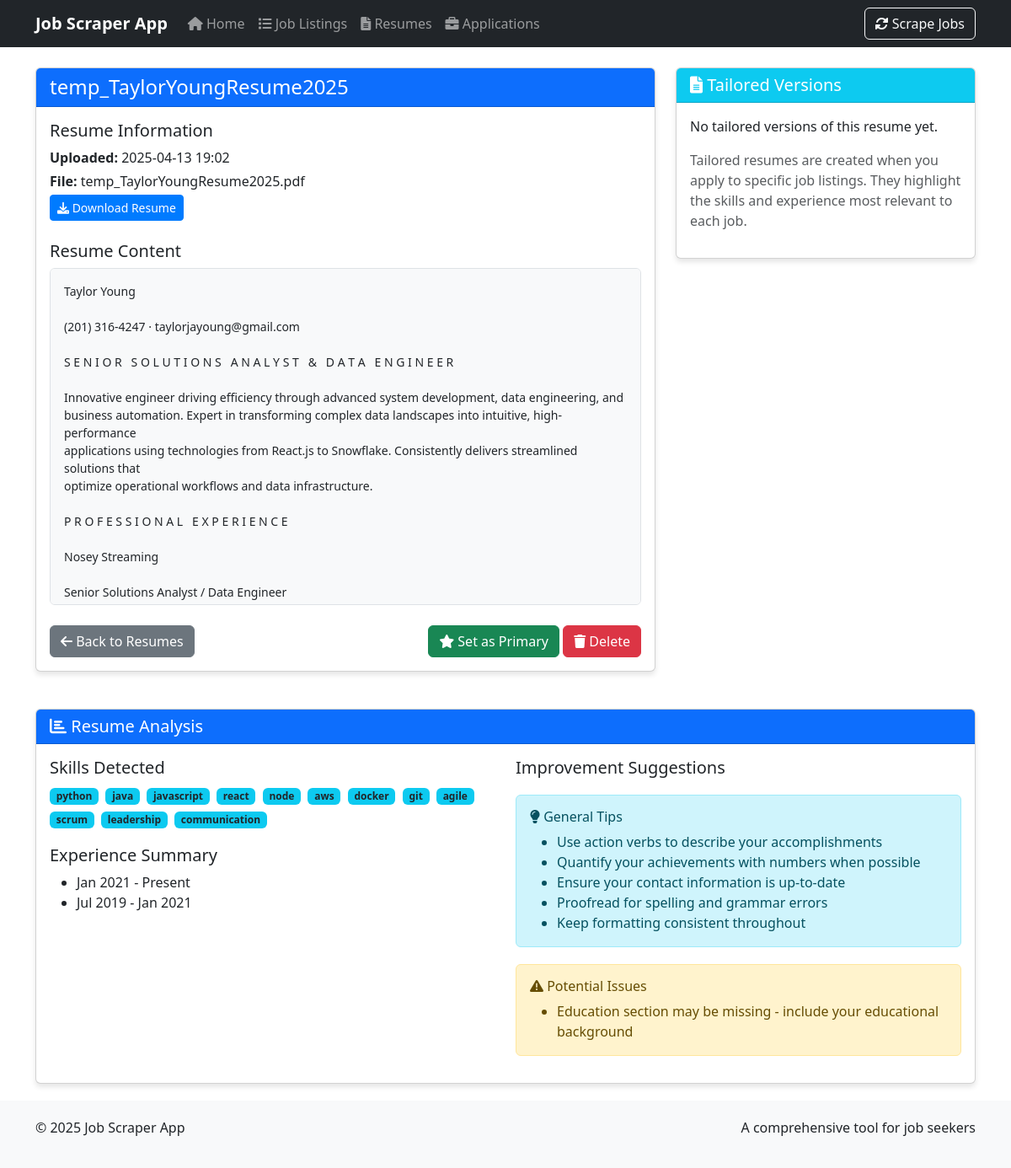
Before: /resume/1 with the older database file.
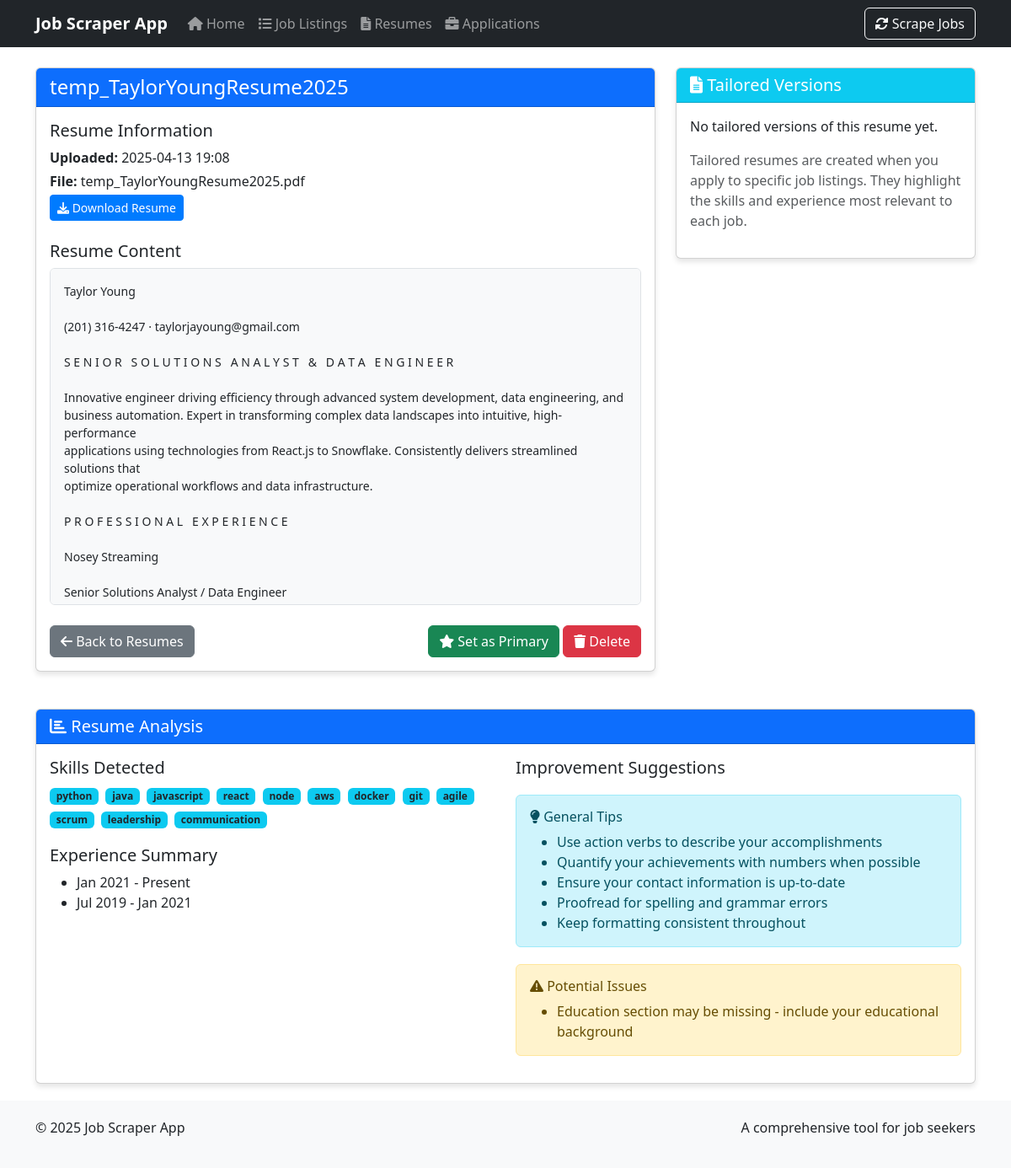
After: the same page with the newer database file.
### job_scraper_app/database/setup.py (models this page shows, shortened)
class Resume(Base):
    __tablename__ = 'resumes'
    id = Column(Integer, primary_key=True)
    name = Column(String(255), nullable=False)
    file_path = Column(String(512), nullable=False)
    content_text = Column(Text)
    upload_date = Column(DateTime, default=datetime.utcnow)
    is_primary = Column(Boolean, default=False)
    tailored_resumes = relationship("TailoredResume", back_populates="base_resume", cascade="all, delete-orphan")

### run_flask_app.py (the view)
@app.route('/resume/<int:resume_id>')
def resume(resume_id):
    session = Session()
    try:
        resume = session.query(Resume).filter_by(id=resume_id).first()
        if not resume:
            return "Resume not found", 404
        tailored_resumes = session.query(TailoredResume).filter_by(base_resume_id=resume_id).all()
        return render_template('resume.html',
                              resume=resume,
                              tailored_resumes=tailored_resumes)
    finally:
        session.close()

### run_flask_app.py (called while the page is built)
@app.template_filter('extract_skills')
def extract_skills_filter(text):
    if not text:
        return []
    common_skills = [
        'python', 'java', 'javascript', 'html', 'css', 'sql', 'react', 'angular', 'vue',
        'node', 'express', 'django', 'flask', 'spring', 'aws', 'azure', 'docker', 'kubernetes',
        'git', 'agile', 'scrum', 'leadership', 'communication', 'teamwork', 'problem-solving'
    ]
    text_lower = text.lower()
    return [skill for skill in common_skills if skill in text_lower]

@app.template_filter('extract_experience')
def extract_experience_filter(text):
    if not text:
        return []
    lines = text.split('\n')
    experience = []
    for line in lines:
        if any(year in line for year in ['2020', '2021', '2022', '2023', '2024', '2025']):
            experience.append(line.strip())
    return experience[:5]  # Return at most 5 experiences

@app.template_test('contains')
def contains_test(value, substring):
    if not value:
        return False
    return substring in value

### job_scraper_app/ui/templates/resume.html (shortened to what this page needs)
{% extends "base.html" %}
{% block content %}
<div class="row">
    <div class="col-md-8">
        <div class="card">
            <div class="card-header {% if resume.is_primary %}bg-success{% else %}bg-primary{% endif %} text-white">
                <h1 class="h4 mb-0">
                    {{ resume.name }}
                </h1>
            </div>
            <div class="card-body">
                <div class="mb-4">
                    <h2 class="h5">Resume Information</h2>
                    <p class="mb-1"><strong>Uploaded:</strong> {{ resume.upload_date.strftime('%Y-%m-%d %H:%M') }}</p>
                    <p class="mb-1"><strong>File:</strong> {{ resume.file_path.split('/')[-1] }}</p>
                    <p class="mb-0">
                        <a href="{{ url_for('download_file', filename=resume.file_path.split('/')[-1]) }}" class="btn btn-sm btn-primary">
                            <i class="fas fa-download"></i> Download Resume
                        </a>
                    </p>
                </div>
                <div class="mb-4">
                    <h2 class="h5">Resume Content</h2>
                    <div class="border p-3 rounded bg-light" style="max-height: 400px; overflow-y: auto;">
                        <pre class="mb-0" style="white-space: pre-wrap; font-family: inherit;">{{ resume.content_text }}</pre>
                    </div>
                </div>
                <div class="d-flex justify-content-between">
                    <a href="{{ url_for('resumes') }}" class="btn btn-secondary">
                        <i class="fas fa-arrow-left"></i> Back to Resumes
                    </a>
                    <div>
                        {% if not resume.is_primary %}
                            <form action="{{ url_for('set_primary_resume') }}" method="post" class="d-inline">
                                <button type="submit" class="btn btn-success">
                                    <i class="fas fa-star"></i> Set as Primary
                                </button>
                            </form>
                        {% endif %}
                        <form action="{{ url_for('delete_resume') }}" method="post" class="d-inline" onsubmit="return confirm('Are you sure you want to delete this resume?');">
                            <button type="submit" class="btn btn-danger">
                                <i class="fas fa-trash"></i> Delete
                            </button>
                        </form>
                    </div>
                </div>
            </div>
        </div>
    </div>
    <div class="col-md-4">
        <div class="card">
            <div class="card-header bg-info text-white">
                <h2 class="h5 mb-0"><i class="fas fa-file-alt"></i> Tailored Versions</h2>
            </div>
            <div class="card-body">
                {% if tailored_resumes %}
                    <div class="list-group">
                        {% for tailored in tailored_resumes %}
                            <div class="list-group-item">
                                <h5 class="mb-1">{{ tailored.name }}</h5>
                                <p class="mb-1">
                                    <small class="text-muted">Created: {{ tailored.creation_date.strftime('%Y-%m-%d') }}</small>
                                </p>
                                <p class="mb-1">
                                    <small>For: <a href="{{ url_for('job_listing', job_id=tailored.job_listing_id) }}">{{ tailored.job_listing.title }} at {{ tailored.job_listing.company_name }}</a></small>
                                </p>
                                <div class="btn-group btn-group-sm">
                                    <a href="{{ url_for('download_file', filename=tailored.file_path.split('/')[-1]) }}" class="btn btn-outline-primary">
                                        <i class="fas fa-download"></i> Download
                                    </a>
                                </div>
                            </div>
                        {% endfor %}
                    </div>
                {% else %}
                    <p>No tailored versions of this resume yet.</p>
                    <p class="text-muted">Tailored resumes are created when you apply to specific job listings. They highlight the skills and experience most relevant to each job.</p>
                {% endif %}
            </div>
        </div>
    </div>
</div>
<div class="row mt-4">
    <div class="col-md-12">
        <div class="card">
            <div class="card-header bg-primary text-white">
                <h2 class="h5 mb-0"><i class="fas fa-chart-bar"></i> Resume Analysis</h2>
            </div>
            <div class="card-body">
                <div class="row">
                    <div class="col-md-6">
                        <h5>Skills Detected</h5>
                        <div class="mb-3">
                            {% set skills = resume.content_text|extract_skills %}
                            {% if skills %}
                                <div>
                                    {% for skill in skills %}
                                        <span class="badge bg-info text-dark me-1 mb-1">{{ skill }}</span>
                                    {% endfor %}
                                </div>
                            {% else %}
                                <p class="text-muted">No skills detected. Consider adding a skills section to your resume.</p>
                            {% endif %}
                        </div>
                        <h5>Experience Summary</h5>
                        <div>
                            {% set experience = resume.content_text|extract_experience %}
                            {% if experience %}
                                <ul>
                                    {% for exp in experience %}
                                        <li>{{ exp }}</li>
                                    {% endfor %}
                                </ul>
                            {% else %}
                                <p class="text-muted">No experience details detected. Make sure your resume includes a clear work experience section.</p>
                            {% endif %}
                        </div>
                    </div>
                    <div class="col-md-6">
                        <h5>Improvement Suggestions</h5>
                        <div class="alert alert-info">
                            <h6><i class="fas fa-lightbulb"></i> General Tips</h6>
                            <ul class="mb-0">
                                <li>Use action verbs to describe your accomplishments</li>
                                <li>Quantify your achievements with numbers when possible</li>
                                <li>Ensure your contact information is up-to-date</li>
                                <li>Proofread for spelling and grammar errors</li>
                                <li>Keep formatting consistent throughout</li>
                            </ul>
                        </div>
                        <div class="alert alert-warning">
                            <h6><i class="fas fa-exclamation-triangle"></i> Potential Issues</h6>
                            <ul class="mb-0">
                                {% if not resume.content_text|lower is contains('education') %}
                                    <li>Education section may be missing - include your educational background</li>
                                {% endif %}
                            </ul>
                        </div>
                    </div>
                </div>
            </div>
        </div>
    </div>
</div>
{% endblock %}

### job_scraper_app/ui/templates/base.html (shortened to what this page needs)
<!DOCTYPE html>
<html lang="en">
<head>
    <link href="https://cdn.jsdelivr.net/npm/bootstrap@5.3.0-alpha1/dist/css/bootstrap.min.css" rel="stylesheet">
    <link rel="stylesheet" href="https://cdnjs.cloudflare.com/ajax/libs/font-awesome/6.0.0/css/all.min.css">
</head>
<body>
    <nav class="navbar navbar-expand-lg navbar-dark bg-dark fixed-top">
        <div class="container">
            <a class="navbar-brand" href="{{ url_for('index') }}">Job Scraper App</a>
            <div class="collapse navbar-collapse" id="navbarNav">
                <ul class="navbar-nav me-auto">
                    <li class="nav-item">
                        <a class="nav-link {% if request.path == url_for('index') %}active{% endif %}" href="{{ url_for('index') }}">
                            <i class="fas fa-home"></i> Home
                        </a>
                    </li>
                    <li class="nav-item">
                        <a class="nav-link {% if request.path == url_for('job_listings') %}active{% endif %}" href="{{ url_for('job_listings') }}">
                            <i class="fas fa-list"></i> Job Listings
                        </a>
                    </li>
                    <li class="nav-item">
                        <a class="nav-link {% if request.path == url_for('resumes') %}active{% endif %}" href="{{ url_for('resumes') }}">
                            <i class="fas fa-file-alt"></i> Resumes
                        </a>
                    </li>
                    <li class="nav-item">
                        <a class="nav-link {% if request.path == url_for('applications') %}active{% endif %}" href="{{ url_for('applications') }}">
                            <i class="fas fa-briefcase"></i> Applications
                        </a>
                    </li>
                </ul>
                <form class="d-flex" action="{{ url_for('scrape') }}" method="post">
                    <button class="btn btn-outline-light" type="submit">
                        <i class="fas fa-sync-alt"></i> Scrape Jobs
                    </button>
                </form>
            </div>
        </div>
    </nav>
    <div class="container content mt-4">
        {% block content %}{% endblock %}
    </div>
    <footer class="footer">
        <div class="container">
            <div class="row">
                <div class="col-md-6">
                    <p>&copy; 2025 Job Scraper App</p>
                </div>
                <div class="col-md-6 text-end">
                    <p>A comprehensive tool for job seekers</p>
                </div>
            </div>
        </div>
    </footer>
</body>
</html>

### job_scraper_app/ui/templates/base.html (style rules this page uses)
body { padding-top: 56px; min-height: 100vh; display: flex; flex-direction: column; }
.content { flex: 1; }
.footer { margin-top: auto; padding: 20px 0; background-color: #f8f9fa; }
.navbar-brand { font-weight: bold; }
.card { margin-bottom: 20px; box-shadow: 0 4px 6px rgba(0, 0, 0, 0.1); }
.card-header { font-weight: bold; }
.btn-primary { background-color: #007bff; border-color: #007bff; }
.alert { margin-top: 20px; }

Changed rows visible on the page:
changed Resume "temp_TaylorYoungResume2025": upload_date "2025-04-13 19:02" → "2025-04-13 19:08"
